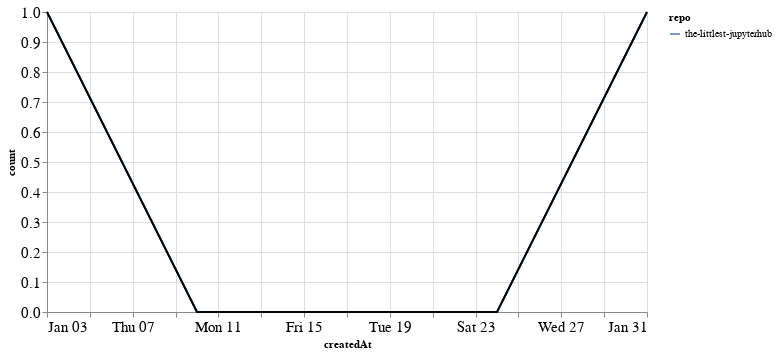

The code cell stored with this chart in its notebook:
### Markdown cell above
### Comments

### Code cell
comments_time = comments.groupby('repo').resample('W', on='createdAt').count()['author'].reset_index()
comments_time = comments_time.rename(columns={'author': 'count'})
comments_time_total = comments_time.groupby('createdAt').agg({"count": "sum"}).reset_index()
ch1 = alt.Chart(comments_time, width=600).mark_line().encode(
    x='createdAt',
    y='count',
    color='repo',
    tooltip="repo"
)

ch2 = alt.Chart(comments_time_total, width=600).mark_line(color="black").encode(
    x='createdAt',
    y='count',
)

ch1 + ch2

### Figure 1 — Vega-Lite specification as saved in the notebook (floating-point values rounded to 4 significant figures)
{"config": {"axisLeft": {"labelFontSize": 15}, "axisBottom": {"labelFontSize": 15}}, "layer": [{"data": {"name": "data-b55ddb7aeb809340d461d369fab15e9e"}, "mark": "line", "encoding": {"color": {"type": "nominal", "field": "repo"}, "tooltip": {"type": "nominal", "field": "repo"}, "x": {"type": "temporal", "field": "createdAt"}, "y": {"type": "quantitative", "field": "count"}}, "width": 600}, {"data": {"name": "data-d265fc236cb03402f1fdd436aa8ad97e"}, "mark": {"type": "line", "color": "black"}, "encoding": {"x": {"type": "temporal", "field": "createdAt"}, "y": {"type": "quantitative", "field": "count"}}, "width": 600}], "$schema": "https://vega.github.io/schema/vega-lite/v4.8.1.json", "datasets": {"data-b55ddb7aeb809340d461d369fab15e9e": [{"repo": "the-littlest-jupyterhub", "createdAt": "2021-01-03T00:00:00", "count": 1}, {"repo": "the-littlest-jupyterhub", "createdAt": "2021-01-10T00:00:00", "count": 0}, {"repo": "the-littlest-jupyterhub", "createdAt": "2021-01-17T00:00:00", "count": 0}, {"repo": "the-littlest-jupyterhub", "createdAt": "2021-01-24T00:00:00", "count": 0}, {"repo": "the-littlest-jupyterhub", "createdAt": "2021-01-31T00:00:00", "count": 1}], "data-d265fc236cb03402f1fdd436aa8ad97e": [{"createdAt": "2021-01-03T00:00:00", "count": 1}, {"createdAt": "2021-01-10T00:00:00", "count": 0}, {"createdAt": "2021-01-17T00:00:00", "count": 0}, {"createdAt": "2021-01-24T00:00:00", "count": 0}, {"createdAt": "2021-01-31T00:00:00", "count": 1}]}}
